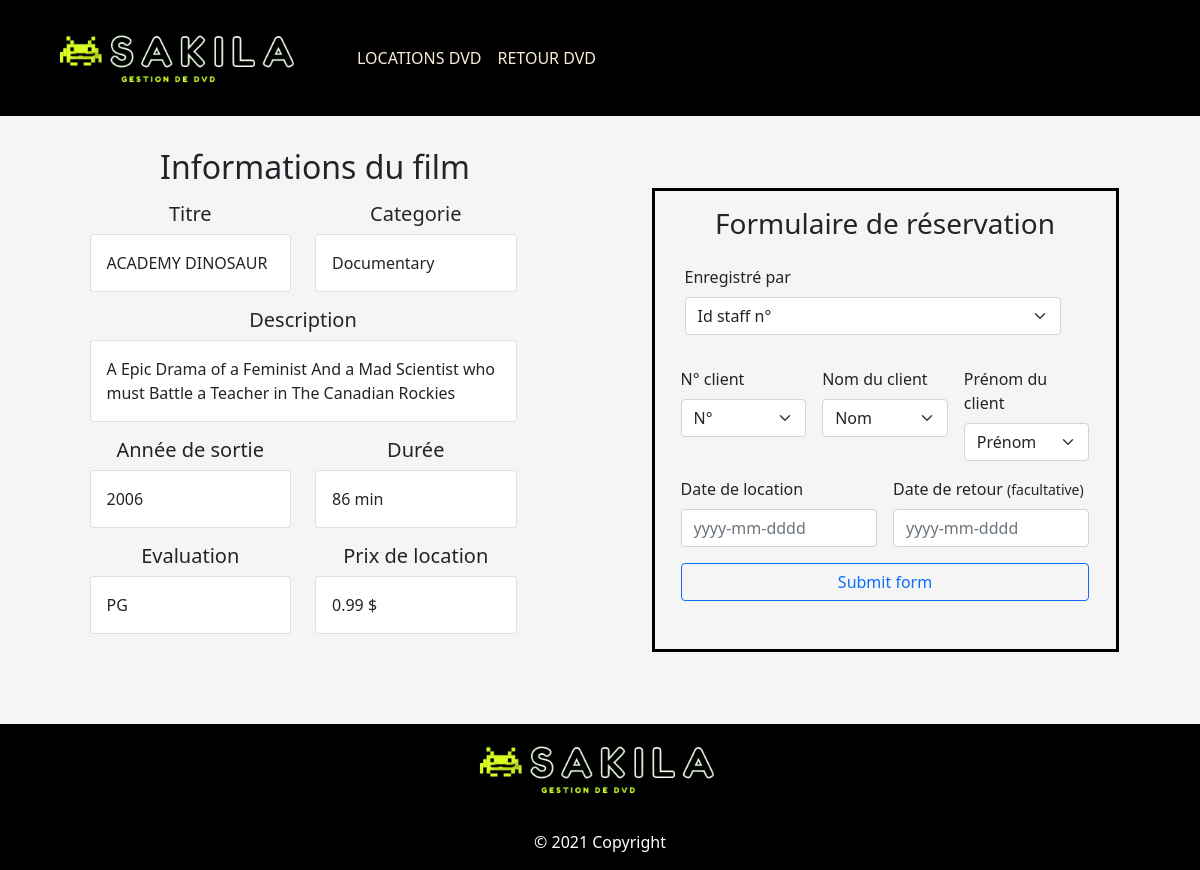
/form_reservation.php?film_id=1&inventory_id=1, run on the app's committed database.
### tables this page shows
CREATE TABLE film (
  film_id SMALLINT UNSIGNED NOT NULL AUTO_INCREMENT,
  title VARCHAR(128) NOT NULL,
  description TEXT DEFAULT NULL,
  release_year YEAR DEFAULT NULL,
  language_id TINYINT UNSIGNED NOT NULL,
  original_language_id TINYINT UNSIGNED DEFAULT NULL,
  rental_duration TINYINT UNSIGNED NOT NULL DEFAULT 3,
  rental_rate DECIMAL(4,2) NOT NULL DEFAULT 4.99,
  length SMALLINT UNSIGNED DEFAULT NULL,
  replacement_cost DECIMAL(5,2) NOT NULL DEFAULT 19.99,
  rating ENUM('G','PG','PG-13','R','NC-17') DEFAULT 'G',
  special_features SET('Trailers','Commentaries','Deleted Scenes','Behind the Scenes') DEFAULT NULL,
  last_update TIMESTAMP NOT NULL DEFAULT CURRENT_TIMESTAMP ON UPDATE CURRENT_TIMESTAMP,
  PRIMARY KEY  (film_id),
  KEY idx_title (title),
  KEY idx_fk_language_id (language_id),
  KEY idx_fk_original_language_id (original_language_id),
  CONSTRAINT fk_film_language FOREIGN KEY (language_id) REFERENCES language (language_id) ON DELETE RESTRICT ON UPDATE CASCADE,
  CONSTRAINT fk_film_language_original FOREIGN KEY (original_language_id) REFERENCES language (language_id) ON DELETE RESTRICT ON UPDATE CASCADE
);

CREATE TABLE category (
  category_id TINYINT UNSIGNED NOT NULL AUTO_INCREMENT,
  name VARCHAR(25) NOT NULL,
  last_update TIMESTAMP NOT NULL DEFAULT CURRENT_TIMESTAMP ON UPDATE CURRENT_TIMESTAMP,
  PRIMARY KEY  (category_id)
);

### class/dbconfig.php (called while the page is built, shortened)
<?php
class database {
  private $db_host = "127.0.0.1";
  private $db_username = "root";
  private $db_password = "secret";
  private $db_name= "sakila";
  public function connectDb() {
    $conn = new PDO("mysql:host=$this->db_host;dbname=$this->db_name", $this->db_username, $this->db_password );
    $conn->setAttribute(PDO::ATTR_ERRMODE, PDO::ERRMODE_EXCEPTION);
    return $conn;
  }
}
?>

### class/films.php (called while the page is built, shortened)
<?php
class films extends database{
    public function getOneFilm() {
        $id='';
        if(!isset($_GET['film_id'])) {
            $id ="";
        } else {
            $id=$_GET['film_id'];
        }
        $sql ="SELECT film.film_id, film.title as title, film.description, film.release_year, film.length,
        film.rating, film.rental_rate, category.name as category
        FROM film
        INNER JOIN film_category ON film.film_id = film_category.film_id
        INNER JOIN category ON film_category.category_id = category.category_id
        WHERE film.film_id=:id";
        $query = $this->connectDb()->prepare($sql);
        $query->bindValue(':id', $id, PDO::PARAM_INT);
        $query->execute();
        return $query->fetch();
    }
}
?>

### form_reservation.php (the view, shortened to what this page needs)
<?php
include_once "class/dbconfig.php";
include_once "class/films.php";
$query = new films;
$film = $query->getOneFilm();
include("components/header.php");
?>
<div class="container">
    <div class="row justify-content-around">
        <div class="col-5">
            <div class="row mt-3">
                <h2 class="title_page text-center mt-3 mb-3"> Informations du film</h2>
                <div class="row">
                    <div class="col-md-6">
                        <h5 class="text-center" >Titre </h5>
                        <div class="card">
                            <div class="card-body">
                                <?php echo $film["title"]; ?>
                            </div>
                        </div>
                    </div>
                    <div class="col-md-6">
                        <h5 class="text-center">Categorie </h5>
                        <div class="card">
                            <div class="card-body">
                                <?php echo $film['category']; ?>
                            </div>
                        </div>
                    </div>
                </div>
                <div class="row mt-3">
                    <div class="col-md-12">
                        <h5 class="text-center">Description </h5>
                        <div class="card">
                            <div class="card-body">
                                <?php echo $film['description']; ?>
                            </div>
                        </div>
                    </div>
                </div>
                <div class="row mt-3">
                    <div class="col-md-6">
                        <h5 class="text-center">Année de sortie </h5>
                        <div class="card">
                            <div class="card-body">
                                <?php echo $film['release_year']; ?>
                            </div>
                        </div>
                    </div>
                    <div class="col-md-6">
                        <h5 class="text-center">Durée</h5>
                        <div class="card">
                            <div class="card-body">
                                <?php echo $film['length']; ?> min
                            </div>
                        </div>
                    </div>
                </div>
                <div class="row mt-3">
                    <div class="col-md-6">
                        <h5 class="text-center">Evaluation</h5>
                        <div class="card">
                            <div class="card-body">
                                <?php echo $film['rating']; ?>
                            </div>
                        </div>
                    </div>
                    <div class="col-md-6">
                        <h5 class="text-center">Prix de location</h5>
                        <div class="card">
                            <div class="card-body">
                                <?php echo $film['rental_rate']; ?> $
                            </div>
                        </div>
                    </div>
                </div>
            </div>
        </div>
        <div class="col-5 mt-5">
            <form class="row g-3 needs-validation mt-4 mb-4" action="#" method="post" style="border: 1mm solid black; padding: 0 4%;">
                <h3 class="title_center text-center mt-3 mb-2"> Formulaire de réservation</h3>
                <div class="row mt-3 mb-3">
                    <div class="col-md-12 position-relative">
                        <label for="validationTooltip02" class="form-label">Enregistré par</label>
                        <select name="staff_id" class="form-select" aria-label="Default select example">
                            <option disabled selected hidden> Id staff n° </option>
                        </select>
                    </div>
                </div>
                <div class="col-md-4 position-relative">
                    <label for="validationTooltip02" class="form-label">N° client</label>
                    <select name="customer_id" class="form-select" aria-label="Default select example">
                        <option disabled selected hidden> N° </option>
                    </select>
                </div>
                <div class="col-md-4 position-relative">
                    <label for="validationTooltip02" class="form-label">Nom du client</label>
                    <select class="form-select" aria-label="Default select example">
                        <option disabled selected hidden>Nom </option>
                    </select>
                </div>
                <div class="col-md-4 position-relative">
                    <label for="validationTooltip02" class="form-label">Prénom du client</label>
                    <select class="form-select" aria-label="Default select example">
                        <option disabled selected hidden>Prénom</option>
                    </select>
                </div>
                <div class="col-md-6 position-relative">
                    <label for="validationTooltip04" class="form-label">Date de location</label>
                    <input type="text" class="form-control" id="validationTooltip03" data-date-format="yyyy/mm/dd"
                        name="rental_date" placeholder="yyyy-mm-dddd" required>
                </div>
                <div class="col-md-6 position-relative">
                    <label for="validationTooltip05" class="form-label">Date de retour <small>(facultative)
                        </small></label>
                    <input type="text" class="form-control" id="validationTooltip05" data-date-format="yyyy/mm/dd"
                        name="return_date" placeholder="yyyy-mm-dddd">
                </div>
                <div class="col-12 mb-5">
                    <button class="btn btn-outline-primary" type="submit" style="width: 100%;">Submit form</button>
                </div>
            </form>
        </div>
    </div>
</div>
<?php include("components/footer.php");?>

### data on the page
film: title "ACADEMY DINOSAUR", category.name "Documentary", description "A Epic Drama of a Feminist And a Mad Scientist who must Battle a Teacher in The Canadian Rockies", release_year "2006", length "86", rating "PG", rental_rate "0.99"
